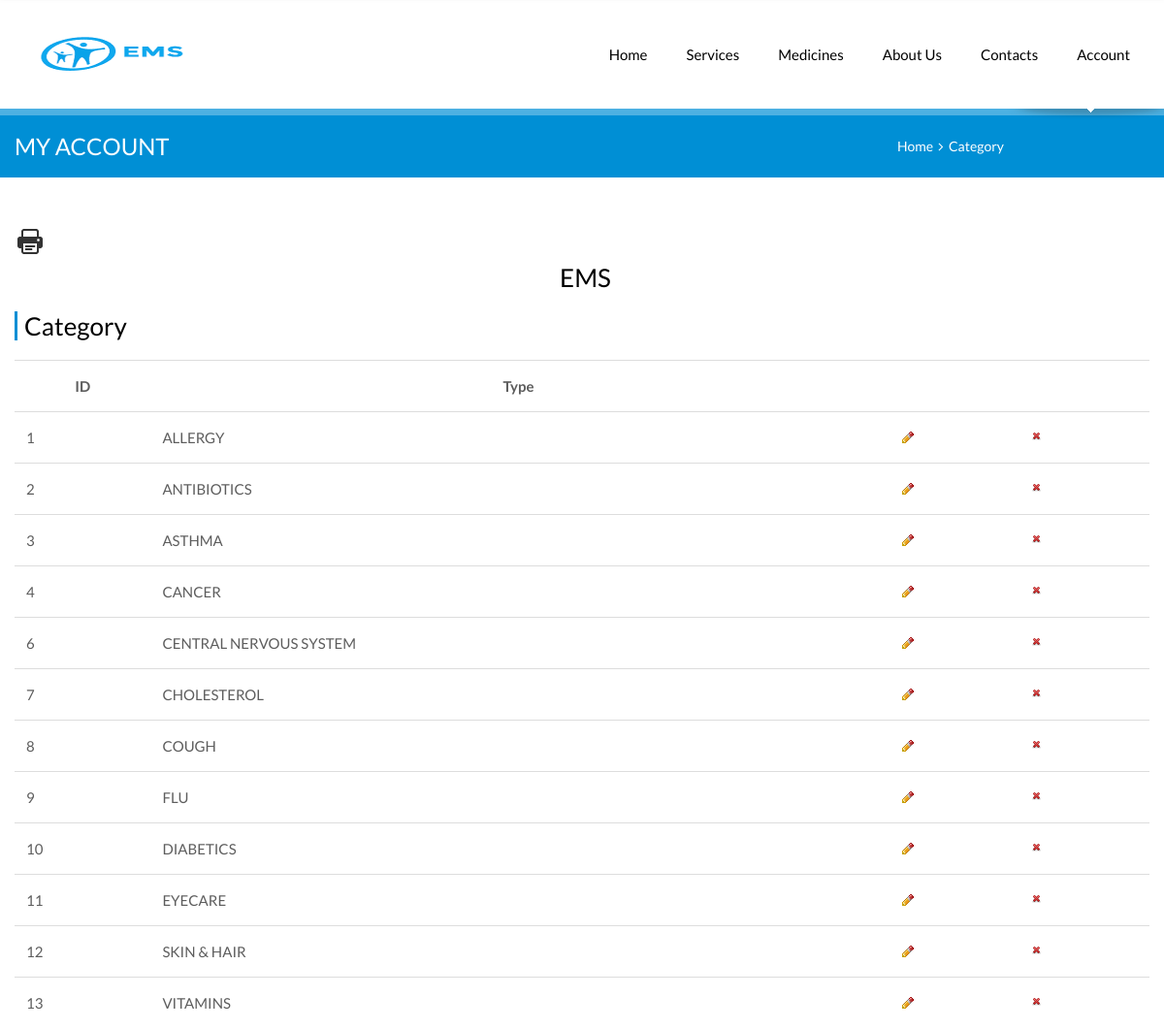
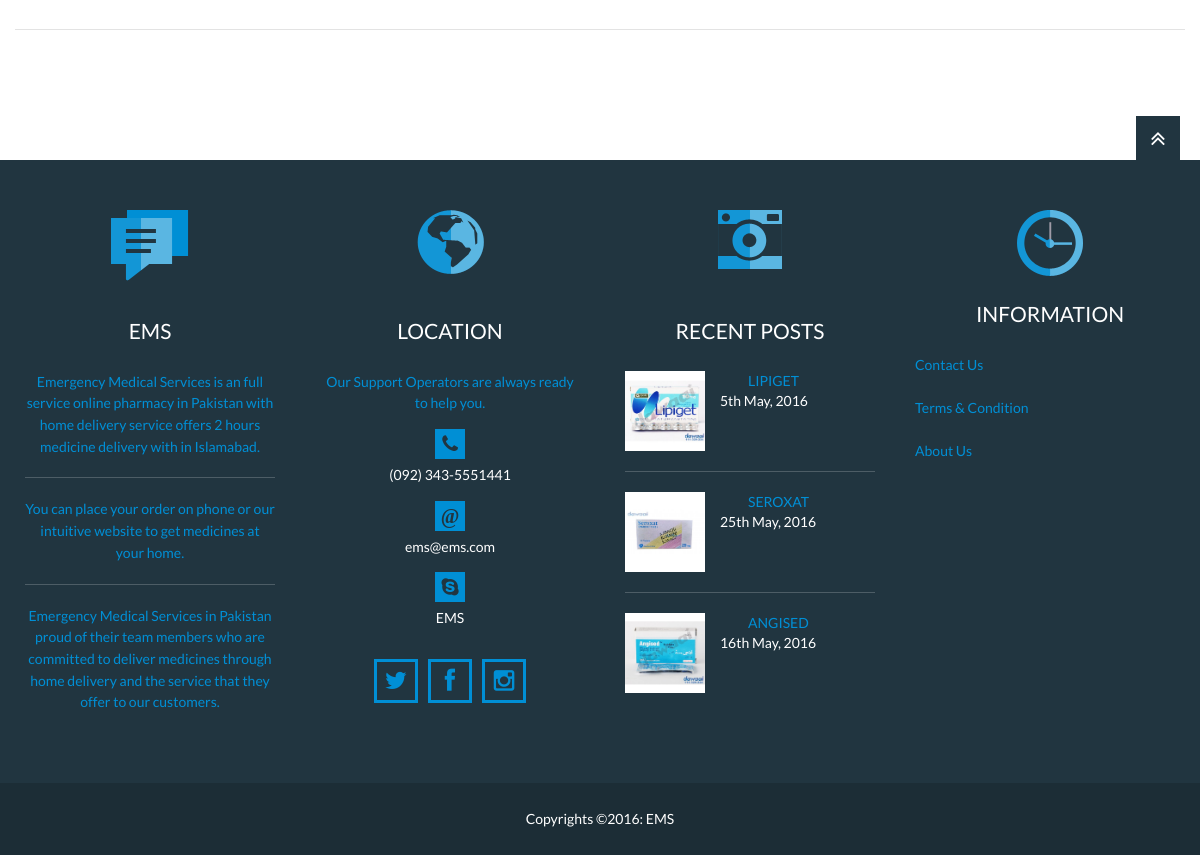
Page /category_view.php on the committed database (2 pictures, top to bottom).
### tables this page shows
CREATE TABLE IF NOT EXISTS `category` (
  `c_id` int(11) NOT NULL,
  `type` text NOT NULL,
  `status` int(11) NOT NULL
);

CREATE TABLE IF NOT EXISTS `medicine` (
  `m_id` int(11) NOT NULL,
  `name` text NOT NULL,
  `c_id` int(11) NOT NULL,
  `issue_date` date NOT NULL,
  `exp_date` date NOT NULL,
  `type` int(11) NOT NULL,
  `mg` text NOT NULL,
  `descr` text NOT NULL,
  `price` text NOT NULL,
  `image` text NOT NULL,
  `datetime` datetime NOT NULL,
  `status` int(11) NOT NULL,
  `formula` text NOT NULL
);

### category_view.php (the view, shortened to what this page needs)
<?php include_once('conn/db.php');
include_once("functions.php");
?>
<!DOCTYPE html>
<html>
<head>
		<?php include('scripts.php'); ?>
	</head>
	<body>
		<div class="page">
		<?php include('header.php'); ?>
			<section class="page-title">
				<div class="grid-row clearfix">
					<h1>My Account</h1>
					<nav class="bread-crumbs">
						<a href="index.php">Home</a>&nbsp;&nbsp;<i class="fa fa-angle-right"></i>&nbsp;
						<a href="#">Category</a>
					</nav>
				</div>
			</section>
			<main class="page-content vc_responsive">
				<div class="grid-row">
						<div class="widget pricing-table wpb_content_element">
						<button onclick="window.print();" id="bprint"> <img src="img/print.png" alt="Print" /> </button>
							<div class="widget-title" style="text-align: center;border-left-style: none;">EMS</div>
							<div class="widget-title">Category</div>
								<table>
								<tr>
								<th>ID</th>
								<th>Type</th>
								<th></th>
								<th></th>
								</tr>
								<?php
								$qryu = "SELECT * from category where status=0";
								$resultu = mysql_query($qryu, $dbconfig) or die(mysql_error());
								while($rows = mysql_fetch_assoc($resultu))
								{
								$c_id = $rows["c_id"];
								$type = $rows["type"];
								 ?>
								<tr>
								<td><?php echo $c_id; ?></td>
								<td><?php echo $type; ?></td>
								<td><a href="add_category.php?c_id=<?php echo $c_id; ?>"><img src="img/edit.png" /></td>
								<td><a href="del_category.php?c_id=<?php echo $c_id; ?>" onclick="return_confirm('Are you sure you want to delete?');"><img src="img/delete.png" /></a></td>
								</tr>
								<?php } ?>
								</table>
						</div>
						<div class="grid-row-sep"></div>
				</div>
			</main>
			<?php include('footer.php'); ?>
		</div>
	</body>
</html>

### footer.php (shortened to what this page needs)
	<footer class="page-footer">
		<a href="#" id="top-link" class="top-link"><i class="fa fa-angle-double-up"></i></a>
		<div class="grid-row">
			<div class="grid-col grid-col-3">
				<section class="widget-alt last-news">
					<div class="widget-icon"></div>
					<div class="widget-title">EMS</div>
					<ul>
						<li>Emergency Medical Services is an full service online pharmacy in Pakistan with home delivery service offers 2 hours medicine delivery with in Islamabad. </li>
						<li>You can place your order on phone or our intuitive website to get medicines at your home.</li>
						<li>Emergency Medical Services in Pakistan proud of their team members who are committed to deliver medicines through home delivery and the service that they offer to our customers.</li>
					</ul>
				</section>
			</div>
			<div class="grid-col grid-col-3">
				<section class="widget-alt location">
					<div class="widget-icon"></div>
					<div class="widget-title">Location</div>
					<address>Our Support Operators are always ready to help you.</address>
					<ul>
						<li><i class="fa fa-phone"></i>(092) 343-5551441</li>
						<li><i class="fa fa-at">@</i>ems@ems.com</li>
						<li><i class="fa fa-skype"></i>EMS</li>
					</ul>
					<nav>
						<a href="#" class="fa fa-twitter"></a>
						<a href="#" class="fa fa-facebook"></a>
						<a href="#" class="fa fa-instagram"></a>
					</nav>
				</section>
			</div>
			<div class="grid-col grid-col-3">
				<section class="widget-alt recent-posts">
					<div class="widget-icon"></div>
					<div class="widget-title">Recent Posts</div>
					<ul>
					<?php
					$qry = "SELECT * FROM medicine order by m_id desc Limit 3";
$results = mysql_query($qry);
while($rows = mysql_fetch_assoc($results))
{
	$m_id = $rows["m_id"];
	$name = $rows["name"];
	$image = $rows["image"];
	$date = $rows["datetime"];
		?>
						<li>
							<a href="medicine_detail.php?m_id=<?php echo $m_id; ?>"><img src="<?php if($image=="uploaded_files/"){ echo "img/medicine-icon.jpg"; } else { echo $image; } ?>" width="80" height="80" alt=""></a>
							<p><a href="medicine_detail.php?m_id=<?php echo $m_id; ?>"><?php echo $name; ?></a><br><?php echo date("jS F, Y", strtotime("$date")); ?></p>
						</li>
<?php } ?>
					</ul>
				</section>
			</div>
			<div class="grid-col grid-col-3">
				<section class="widget-alt work-time">
					<div class="widget-icon"></div>
					<div class="widget-title">Information</div>
					<ul>
					<li><a href="contacts.php">Contact Us</a></li>
					<li><a href="#">&nbsp;</a></li>
					<li><a href="#">Terms & Condition</a></li>
					<li><a href="#">&nbsp;</a></li>
					<li><a href="about-us.php">About Us</a></li>
					<li><a href="#">&nbsp;</a></li>
					</ul>
				</section>
			</div>
		</div>
	</footer>
	<div class="copyrights">Copyrights ©2016: EMS </div>

### css/color-blue.css (style rules this page uses)
a { color: #008fd5; }
.page-title { border-top-color: #4db1e2; background-color: #008fd5; }
.widget-title { border-left-color: #008fd5; }
.page-footer { color: #008fd5; }
.last-news .widget-icon { background-image: url(../img/blue/last-news.png); }
.location li i { background: #008fd5; }
.location nav a { border: 3px solid #008fd5; color: #008fd5; }
.location .widget-icon { background-image: url(../img/blue/location.png); }
.recent-posts .widget-icon { background-image: url(../img/blue/recent-posts.png); }
.work-time .widget-icon { background-image: url(../img/blue/work-time.png); }

### category_view.php (style rules this page uses)
table { width: 100%; max-width: 100%; margin-bottom: 20px; }
td { padding: 12px; line-height: 28px; vertical-align: top; border-top: 1px solid #ddd; font-size: 15px; color: #5d5d5d; }
th { padding: 12px; line-height: 28px; vertical-align: top; border-top: 1px solid #ddd; font-size: 15px; font-weight: bold; color: #5d5d5d; }

### rows in the picture
category: c_id "1", type "ALLERGY"
category: c_id "2", type "ANTIBIOTICS"
category: c_id "3", type "ASTHMA"
category: c_id "4", type "CANCER"
category: c_id "6", type "CENTRAL NERVOUS SYSTEM"
category: c_id "7", type "CHOLESTEROL"
category: c_id "8", type "COUGH"
category: c_id "9", type "FLU"
category: c_id "10", type "DIABETICS"
category: c_id "11", type "EYECARE"
category: c_id "12", type "SKIN & HAIR"
category: c_id "13", type "VITAMINS"
medicine: image (picture), name "LIPIGET", datetime "5th May, 2016"
medicine: image (picture), name "SEROXAT", datetime "25th May, 2016"
medicine: image (picture), name "ANGISED", datetime "16th May, 2016"
